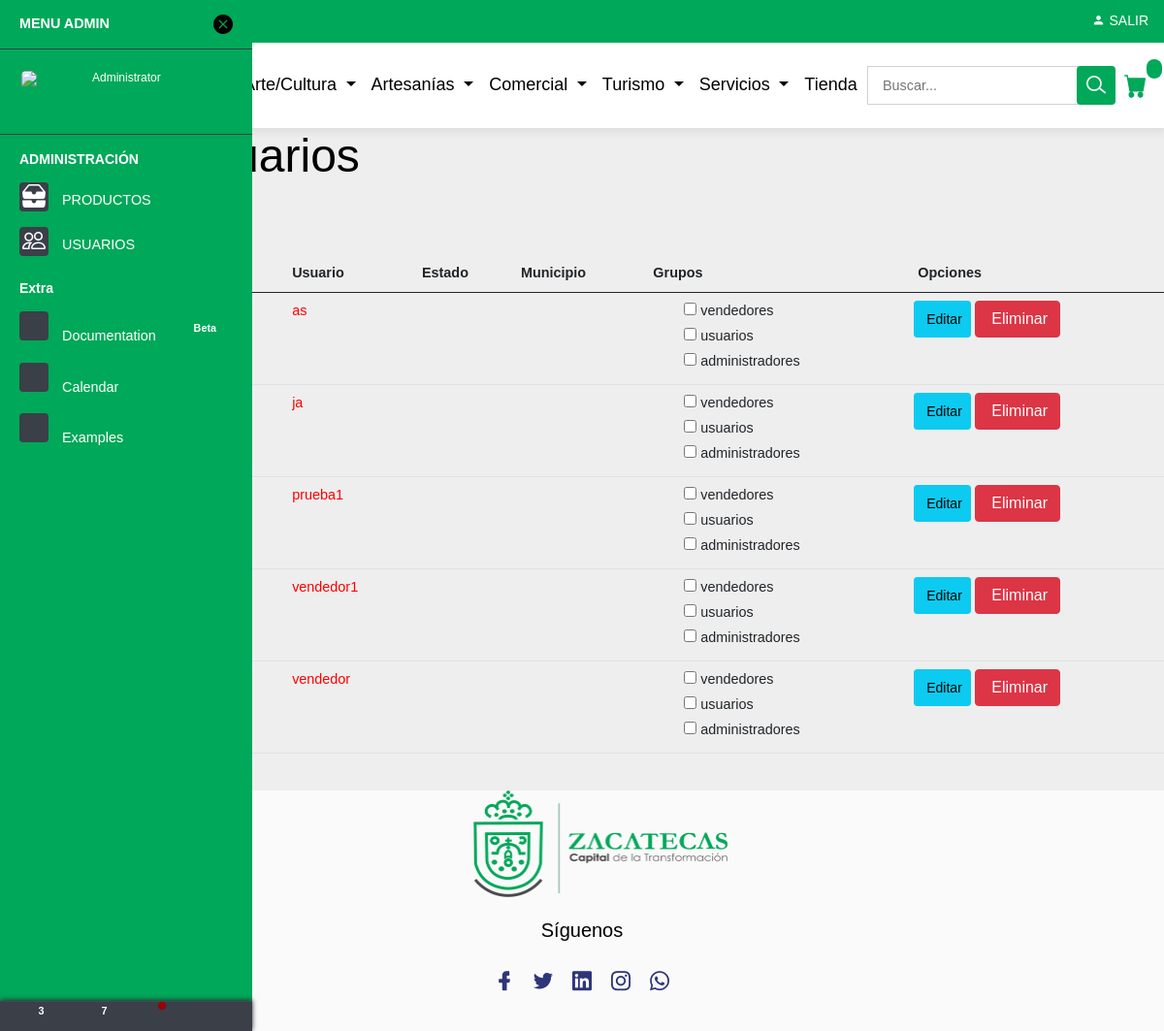
/usuarios/ (signed in), run on the app's committed database.
### usuarios/models.py (models this page shows)
class Usuario(User):
    foto = models.ImageField("Foto de Perfil", upload_to= "perfil", blank = True, null=True)
    password2 = models.CharField("Verfica tu contraseña", blank=False, null=False, max_length = 62, default = "")
    puede_vender = models.BooleanField(default=False)

### usuarios/views.py (the view)
# urls.py: path('', views.UsuariosList.as_view(), name='lista'),
class UsuariosList(PermissionRequiredMixin, ListView):
    permission_required = 'users.permiso_administradores'
    model = Usuario
    template_name = 'usuario_list.html'
    lista_grupos = Group.objects.all()
    paginate_by = 5
    extra_context = {
        'us_lista': True,
        'lista_grupos': lista_grupos
    }

### usuarios/templates/usuarios/usuario_list.html (shortened to what this page needs)
{% extends 'base.html' %}
{% load static %}
{% block body %}
<h1>Lista de Usuarios</h1>
<br>
<a class="btn btn-primary" href="{% url 'usuarios:nuevo' %}">Nuevo Usuario</a>
<br>
<table class="table" style='margin-top: 1em'>
    <thead>
        <th> Foto</th>
        <th>Nombre</th>
        <th>Usuario</th>
        <th>Estado</th>
        <th>Municipio</th>
        <th> Grupos</th>
        <th> Opciones</th>
    </thead>
    <tbody>
        {% for usuarios in object_list  %}
        <tr>
            <td><img class="profile-pict img-lista-usuarios" src="/media/{{MEDIA_URL}}{{usuarios.foto}}" alt="{{usuarios.username}}"></td>
            <td>{{usuarios.first_name}}</td>
            <td><a href="{% url 'usuarios:ver' usuarios.id %}">{{usuarios.username}}</a></td>
            <td>{{usuarios.estado}}</td>
            <td>{{usuarios.municipio}}</td>
            <td>
                {% for grupo in lista_grupos %}
                {% if grupo in usuarios.groups.all%}
                <div class="form-check form-switch"
                    onclick="location.href='{% url 'usuarios:cambia-grupo' grupo.id usuarios.id %}';">
                    <input type="checkbox" checked>
                    <label>
                        {{grupo}}
                    </label>
                </div>
                {% else %}
                <div class="form-check form-switch"
                    onclick="location.href='{% url 'usuarios:cambia-grupo' grupo.id usuarios.id %}';">
                    <input type="checkbox">
                    <label>
                        {{grupo}}
                    </label>
                </div>
                {% endif %}
                {% endfor %}
            </td>
            <td>
                <a href="{% url 'usuarios:editar' usuarios.id %}" class="btn btn-info btn-sm">
                    Editar</a>
                <button onclick="modalUsuario('{% url 'usuarios:eliminar' usuarios.id %}','{{usuarios.first_name}}')"
                    type="button" class="btn btn-danger" data-toggle="modal" data-target="#exampleModal">
                     Eliminar
                </button>
            </td>
        </tr>
        {% endfor %}
    </tbody>
</table>
{% endblock body %}

### data on the page
Usuario: username "as"
Usuario: username "ja"
Usuario: username "prueba1"
Usuario: username "vendedor1"
Usuario: username "vendedor"

### other printed values
{{ grupo }} "vendedores"
{{ grupo }} "usuarios"
{{ grupo }} "administradores"
